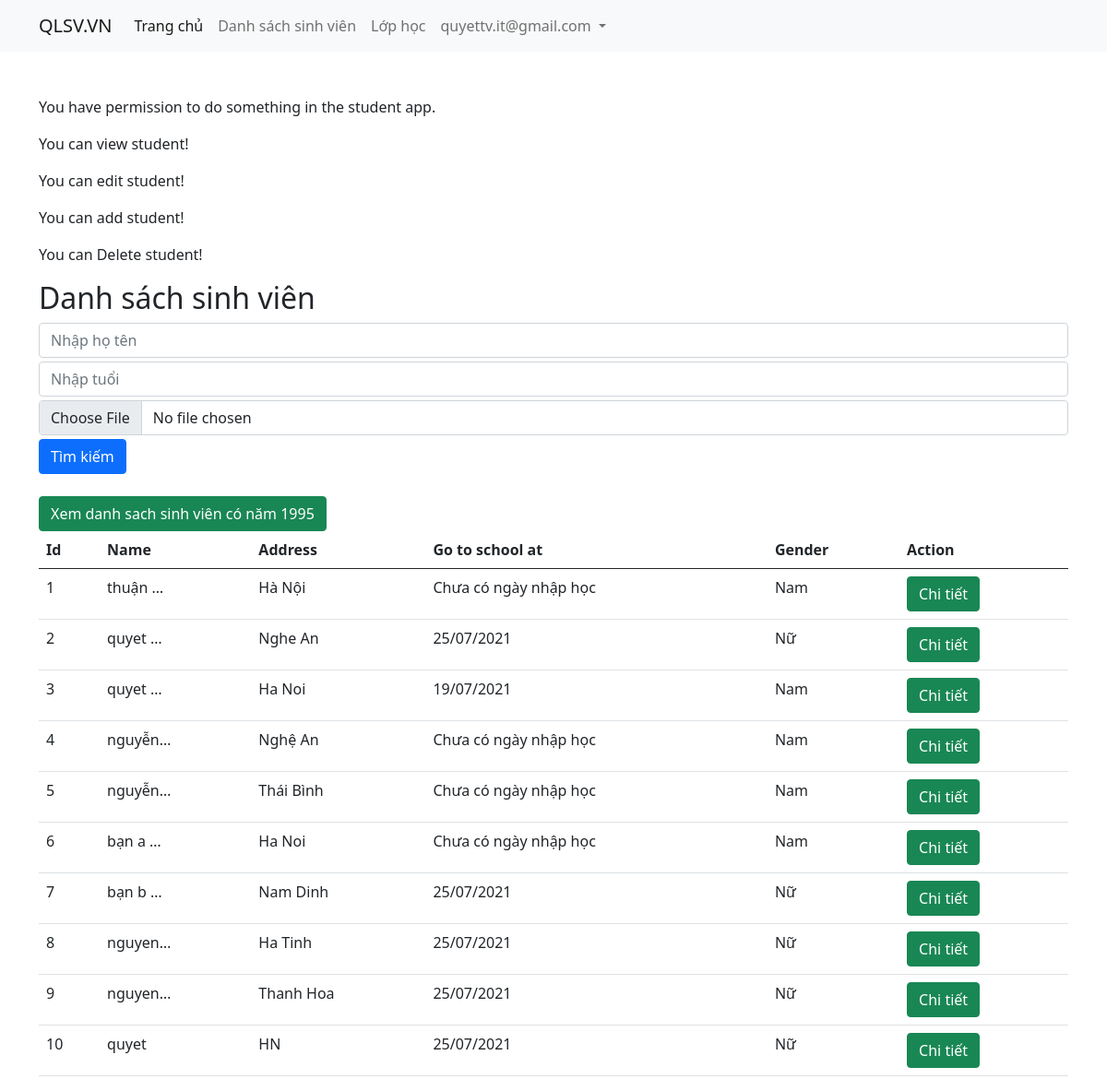
Before: /sinhvien/ (signed in) with the older database file.
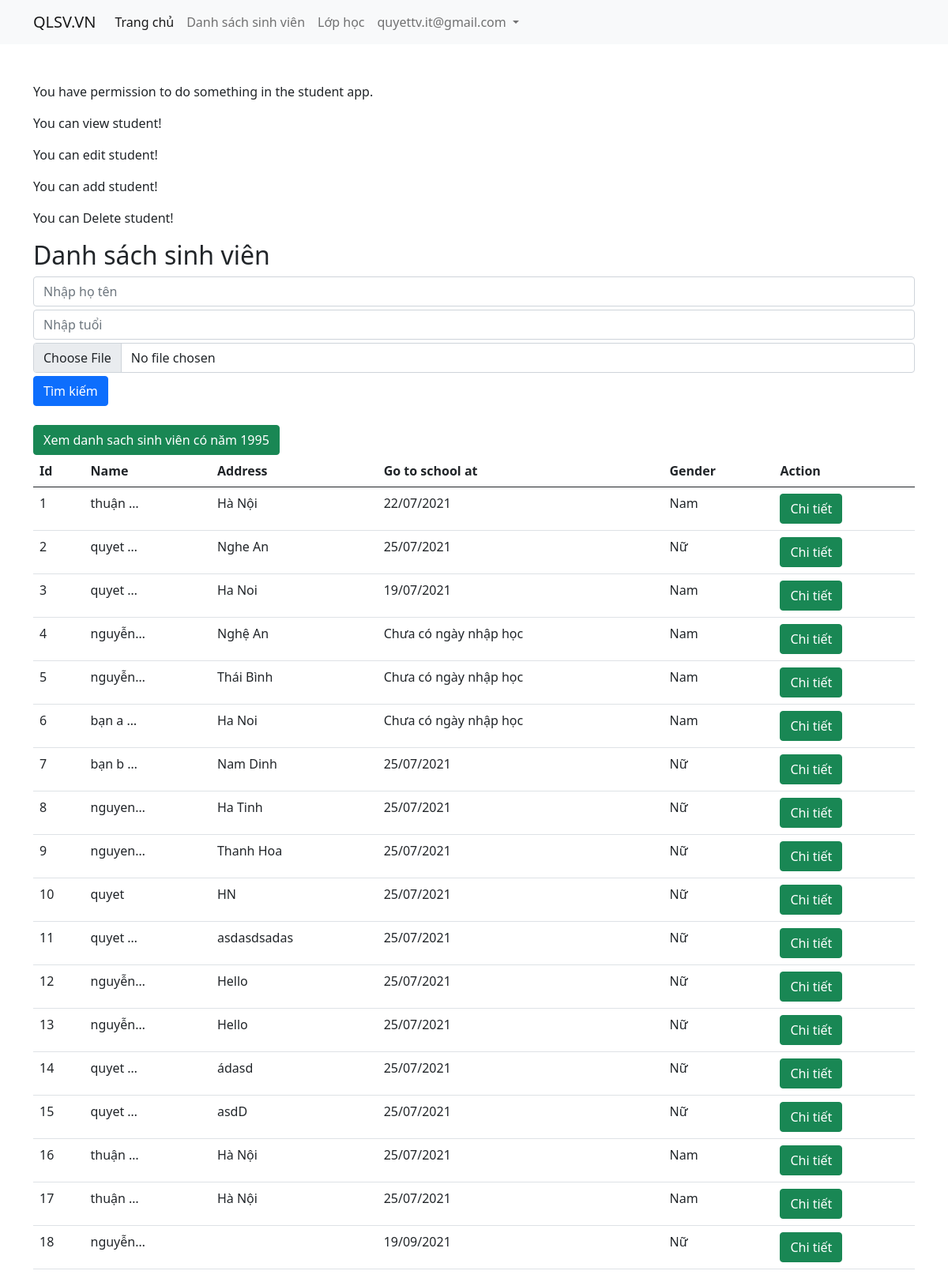
After: the same page with the newer database file.
### students/models.py (models this page shows, shortened)
class Student(models.Model):
    class Meta:
        permissions = [
            ("change_task_status", "Can change the status of tasks"),
            ("close_task", "Can remove a task by setting its status as closed"),
            ("grade_latest_exam_score", "Cập nhật điểm đồ án tốt nghiệp"),
        ]
    id = models.BigAutoField(primary_key=True)
    class_model = models.ForeignKey(ClassModel, on_delete=models.DO_NOTHING)
    name = models.CharField(max_length=200, help_text="Tên sinh viên, ví dụ:  Nguyễn Văn A")
    gender = models.IntegerField(choices=GenderChoices.choices)
    address = models.TextField()
    student_code = models.CharField(max_length=200)
    is_paid = models.BooleanField(default=False)
    go_to_school_at = models.DateField(null=True)
    skills = models.ManyToManyField(Skill, verbose_name="Danh sách Kỹ năng")
    subjects = models.ManyToManyField(Subject, through='SubjectRegistration')
    profile = models.OneToOneField(Profile, on_delete=models.CASCADE, null=True)

### students/views.py (the view)
# urls.py: path('', views.index), #Home page/
@login_required(login_url="/admin/login/", redirect_field_name="chuyen_huong")
def index(request):
    if (request.user.is_authenticated):
        print(request.user.username)
        print(request.user.email)
    else:
        print('User is not login')
    hoten  = request.POST.get('hoten', '')
    students = Student.objects.filter(name__icontains=hoten)
    data = {
        'students': students,
        'hoten': hoten,
        'genderMeta': {
            1: "Nam",
            2: "Nữ",
        }
    }
    return render(request, 'students/index.html', data)

### students/converters.py (called while the page is built)
  def to_url(self, value):
    return str(value - 1);

### students/templates/students/index.html (shortened to what this page needs)
{% extends 'students/base.html' %}
{% load humanize %}
{% block content %}
  {% if perms.students %}
      <p>You have permission to do something in the student app.</p>
      {% if perms.students.view_student %}
          <p>You can view student!</p>
      {% endif %}
      {% if perms.students.change_student %}
          <p>You can edit student!</p>
      {% endif %}
      {% if perms.students.add_student %}
          <p>You can add student!</p>
      {% endif %}
      {% if perms.students.delete_student %}
          <p>You can Delete student!</p>
      {% endif %}
  {% else %}
      <p>You don't have permission to do anything in the student app.</p>
  {% endif %}
      <h2>Danh sách sinh viên</h2>
      <form action="" enctype="multipart/form-data" method="POST" class="mb-4">
        <div class="form-group mb-1">
          <input type="text" name="hoten" class="form-control" placeholder="Nhập họ tên" value="{{ hoten }}">
        </div>
        <div class="form-group mb-1">
          <input type="text" name="tuoi" class="form-control" placeholder="Nhập tuổi">
        </div>
        <div class="form-group mb-1">
          <input type="file" name="image" class="form-control">
        </div>
        <button type="submit" class="btn btn-primary">Tìm kiếm</button>
      </form>
      <a href="{% url 'student:student-in-class-by-year' year=1995 %}" class="btn btn-success">Xem danh sach sinh viên có năm 1995</a>
      <table class="table">
        <thead>
          <tr>
            <th scope="col">Id</th>
            <th scope="col">Name</th>
            <th scope="col">Address</th>
            <th scope="col">Go to school at</th>
            <th scope="col">Gender</th>
            <th scope="col">Action</th>
          </tr>
        </thead>
        <tbody>
          {% for student in students %}
            <tr>
                <td>{{ student.id }}</td>
                <td>{{ student.name|title|lower|truncatechars:7 }}</td>
                <td>{{ student.address }}</td>
                <td>{{ student.go_to_school_at|date:'d/m/Y'|default:"Chưa có ngày nhập học" }}</td>
                <td>
                    {% if student.gender == 1 %}
                        Nam
                    {% else %}
                        Nữ
                    {% endif %}
                </td>
                <td>
                  {% if perms.students.change_student %}
                    <a href="{% url 'student:show' student_id=student.id %}" class="btn btn-success">Chi tiết</a>
                  {% endif %}
                </td>
            </tr>
          {% empty %}
          <tr>
            <td colspan="5">Không có sinh viên hợp lệ</td>
          </tr>
          {% endfor %}
        </tbody>
      </table>
{% endblock content %}

### students/templates/students/base.html (shortened to what this page needs)
<!DOCTYPE html>
<html lang="en">
  <head>
    <link
      href="https://cdn.jsdelivr.net/npm/bootstrap@5.0.2/dist/css/bootstrap.min.css"
      rel="stylesheet"
    />
    <link href="https://cdn.jsdelivr.net/npm/select2@4.1.0-rc.0/dist/css/select2.min.css" rel="stylesheet" />
    <link href="//cdnjs.cloudflare.com/ajax/libs/toastr.js/latest/toastr.min.css" rel="stylesheet" />
  </head>
  <body>
    <nav class="navbar navbar-expand-lg navbar-light bg-light">
      <div class="container">
        <a class="navbar-brand" href="#">QLSV.VN</a>
        <div class="collapse navbar-collapse" id="navbarSupportedContent">
          <ul class="navbar-nav me-auto mb-2 mb-lg-0">
            <li class="nav-item">
              <a class="nav-link active" aria-current="page" href="#"
                >Trang chủ</a
              >
            </li>
            <li class="nav-item">
              <a class="nav-link" href="{% url 'student:index' %}">Danh sách sinh viên</a>
            </li>
            <li class="nav-item">
              <a class="nav-link" href="#">Lớp học </a>
            </li>
            {% if user.is_authenticated %}
              <li class="nav-item dropdown">
                <a class="nav-link dropdown-toggle" href="#" id="navbarDropdown" role="button" data-bs-toggle="dropdown" aria-expanded="false">
                  {{ user.email }}
                </a>
              </li>
            {% else %}
             <li class="nav-item">
              <a class="nav-link" href="/admin/login">Login </a>
            </li>
            {% endif %}
          </ul>
        </div>
      </div>
    </nav>
    <div class="container mt-5">
        {% block content %}{% endblock content %}
    </div>
  </body>
</html>

Changed rows visible on the page:
changed Student id 1: go_to_school_at "Chưa có ngày nhập học" → "22/07/2021"
added Student: id "11", name "quyet …", address "asdasdsadas", go_to_school_at "25/07/2021", gender "Nữ"
added Student: id "12", name "nguyễn…", address "Hello", go_to_school_at "25/07/2021", gender "Nữ"
added Student: id "13", name "nguyễn…", address "Hello", go_to_school_at "25/07/2021", gender "Nữ"
added Student: id "14", name "quyet …", address "ádasd", go_to_school_at "25/07/2021", gender "Nữ"
added Student: id "15", name "quyet …", address "asdD", go_to_school_at "25/07/2021", gender "Nữ"
added Student: id "16", name "thuận …", address "Hà Nội", go_to_school_at "25/07/2021", gender "Nam"
added Student: id "17", name "thuận …", address "Hà Nội", go_to_school_at "25/07/2021", gender "Nam"
added Student: id "18", name "nguyễn…", go_to_school_at "19/09/2021", gender "Nữ"
